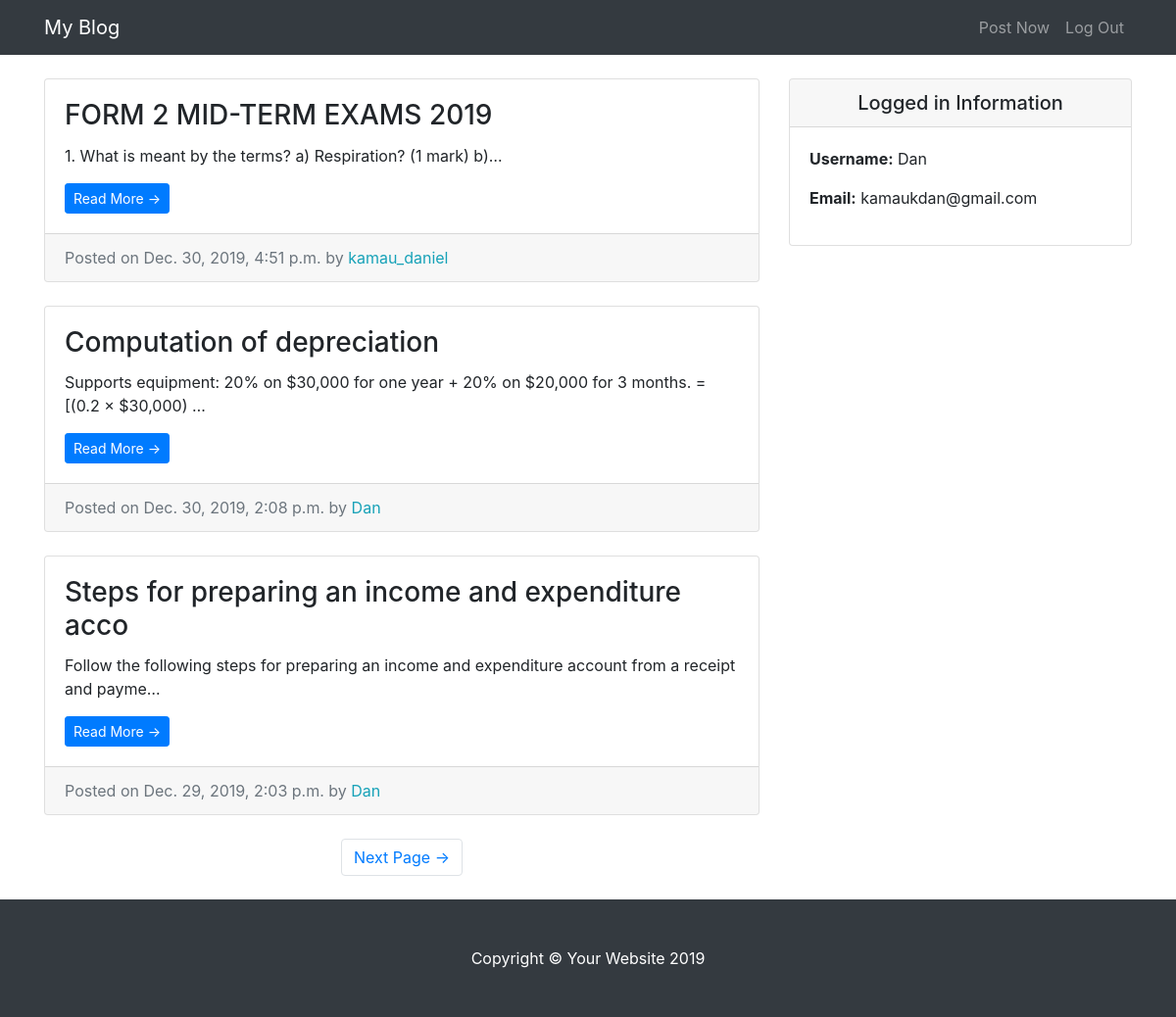
The app's page / (signed in) with its own data.
### entries/models.py (models this page shows, shortened)
class Entry(models.Model):
    entry_title = models.CharField(max_length=50)
    entry_text = models.TextField()
    entry_date = models.DateTimeField(auto_now_add=True)
    entry_author = models.ForeignKey(User, on_delete=models.CASCADE)
    class Meta():
        verbose_name_plural = "entries"

### entries/views.py (the view)
# urls.py: path('', HomeView.as_view(), name='blog-home'),
class HomeView(LoginRequiredMixin, ListView):
    model = Entry
    template_name = 'entries/index.html'
    context_object_name = 'blog_entries'
    ordering = ['-entry_date']
    paginate_by = 3

### entries/templates/entries/index.html (shortened to what this page needs)
{% extends "entries/base.html" %}
{% block content %}
      <div class="col-md-8">
          {% for entry in blog_entries %}
        <div class="card mb-4 mt-4">
          <div class="card-body">
            <h3 class="card-title">{{ entry.entry_title }}</h3>
            <p class="card-text">{{ entry.entry_text|truncatechars:100 }}</p>
            <a href="{% url 'entry-detail' entry.pk %}" class="btn btn-primary btn-sm">Read More &rarr;</a>
          </div>
          <div class="card-footer text-muted">
            Posted on {{ entry.entry_date }} by
            <span class= "text-info mr-2">{{ entry.entry_author }}</span>
          </div>
        </div>
        {% endfor %}
        {% if is_paginated %}
        <ul class="pagination justify-content-center mb-4">
          {% if page_obj.has_next %}
          <li class="page-item">
            <a class="page-link" href="?page={{ page_obj.next_page_number }}">Next Page &rarr;</a>
          </li>
          {% endif %}
        </ul>
        {% endif %}
      </div>
{% endblock %}

### entries/templates/entries/base.html (shortened to what this page needs)
{% load static %}
<!DOCTYPE html>
<html lang="en">
<head>
  <link href="{% static 'entries/vendor/bootstrap/css/bootstrap.min.css' %}" rel="stylesheet">
  <link href="{% static 'entries/css/blog-home.css' %}" rel="stylesheet">
</head>
<body>
  <nav class="navbar navbar-expand-lg navbar-dark bg-dark fixed-top">
    <div class="container">
      <a class="navbar-brand" href="{% url 'blog-home' %}">My Blog</a>
      <div class="collapse navbar-collapse" id="navbarResponsive">
        <ul class="navbar-nav ml-auto">
          <li class="nav-item">
            <a class="nav-link" href="{% url 'create_entry' %}">Post Now</a>
          </li>
          <li class="nav-item">
            <a class="nav-link" href="{% url 'logout'%}">Log Out</a>
          </li>
        </ul>
      </div>
    </div>
  </nav>
  <div class="container">
    <div class="row">
{% block content %} {% endblock %}
    <div class="col-md-4">
      <div class="card my-4">
          <h5 class="card-header text-center">Logged in Information</h5>
          <div class="card-body">
            <ul class="list-unstyled mb-0">
                <li>
                    <p> <strong>Username:</strong> {{user.username}} </p>
                </li>
                <li>
                    <p> <strong>Email:</strong> {{user.email}} </p>
                </li>
            </ul>
          </div>
        </div>
      </div>
    </div>
  </div>
  <footer class="py-5 bg-dark">
    <div class="container">
      <p class="m-0 text-center text-white">Copyright &copy; Your Website 2019</p>
    </div>
  </footer>
</body>
</html>

### entries/static/entries/css/blog-home.css (style rules this page uses)
body { padding-top: 56px; }

### records on screen
Entry: entry_title "FORM 2 MID-TERM EXAMS 2019", entry_text "1. What is meant by the terms? a) Respiration? (1 mark) b)…", entry_date "Dec. 30, 2019, 4:51 p.m.", entry_author "kamau_daniel"
Entry: entry_title "Computation of depreciation", entry_text "Supports equipment: 20% on $30,000 for one year + 20% on $20,000 for 3 months. = [(0.2 × $30,000) …", entry_date "Dec. 30, 2019, 2:08 p.m.", entry_author "Dan"
Entry: entry_title "Steps for preparing an income and expenditure acco", entry_text "Follow the following steps for preparing an income and expenditure account from a receipt and payme…", entry_date "Dec. 29, 2019, 2:03 p.m.", entry_author "Dan"

### other values on screen
{{ user.username }} "Dan"
{{ user.email }} "kamaukdan@gmail.com"
